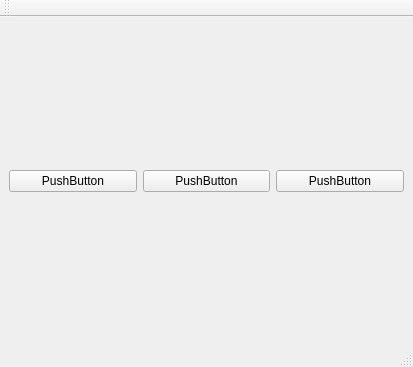
<?xml version="1.0" encoding="UTF-8"?>
<ui version="4.0">
 <class>MainWindow</class>
 <widget class="QMainWindow" name="MainWindow">
  <property name="geometry">
   <rect>
    <x>0</x>
    <y>0</y>
    <width>413</width>
    <height>367</height>
   </rect>
  </property>
  <property name="windowTitle">
   <string>MainWindow</string>
  </property>
  <widget class="QWidget" name="centralwidget">
   <layout class="QHBoxLayout" name="horizontalLayout">
    <item>
     <widget class="QPushButton" name="pushButton">
      <property name="text">
       <string>PushButton</string>
      </property>
     </widget>
    </item>
    <item>
     <widget class="QPushButton" name="pushButton_3">
      <property name="text">
       <string>PushButton</string>
      </property>
     </widget>
    </item>
    <item>
     <widget class="QPushButton" name="pushButton_2">
      <property name="text">
       <string>PushButton</string>
      </property>
     </widget>
    </item>
   </layout>
  </widget>
  <widget class="QMenuBar" name="menubar">
   <property name="geometry">
    <rect>
     <x>0</x>
     <y>0</y>
     <width>413</width>
     <height>21</height>
    </rect>
   </property>
  </widget>
  <widget class="QStatusBar" name="statusbar"/>
  <widget class="QToolBar" name="toolBar">
   <property name="windowTitle">
    <string>toolBar</string>
   </property>
   <attribute name="toolBarArea">
    <enum>TopToolBarArea</enum>
   </attribute>
   <attribute name="toolBarBreak">
    <bool>false</bool>
   </attribute>
  </widget>
 </widget>
 <resources/>
 <connections/>
</ui>
